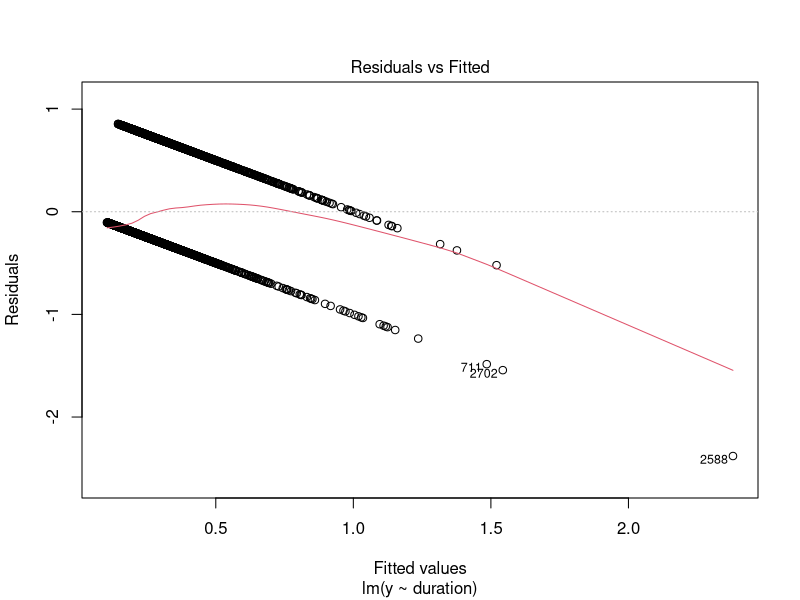
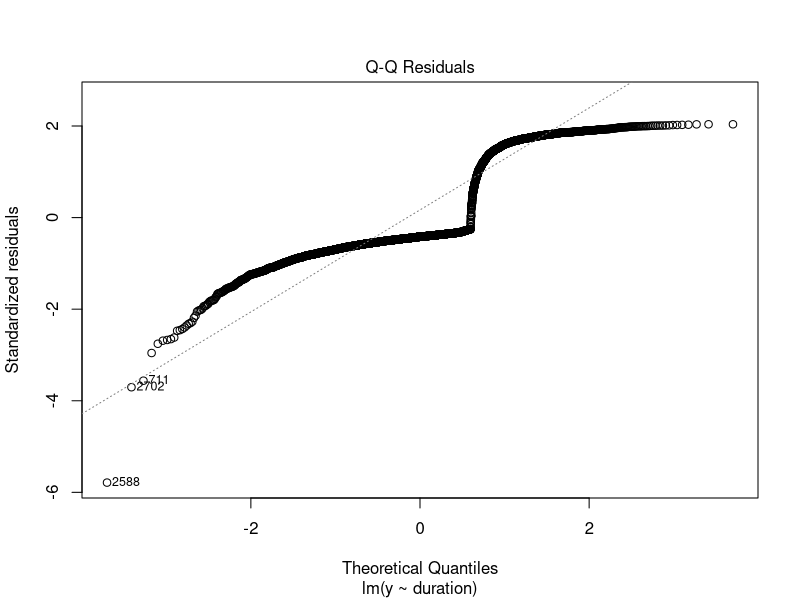
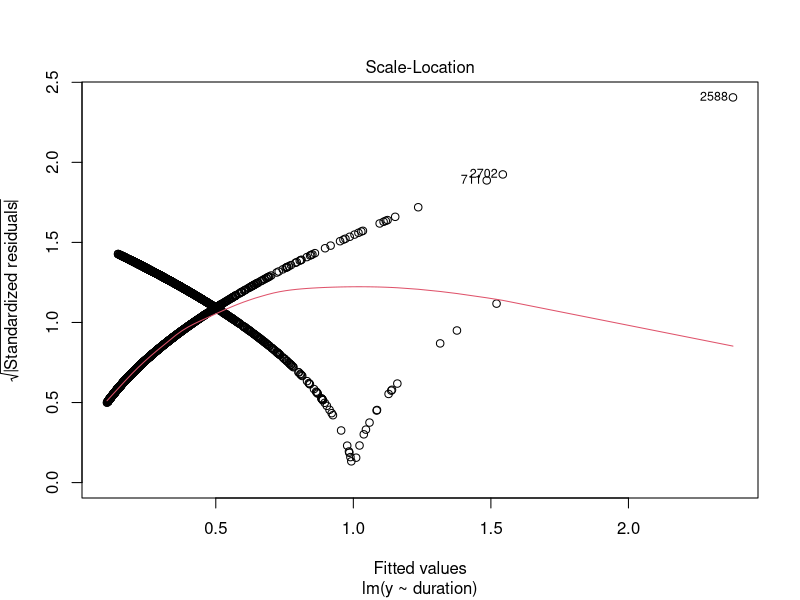
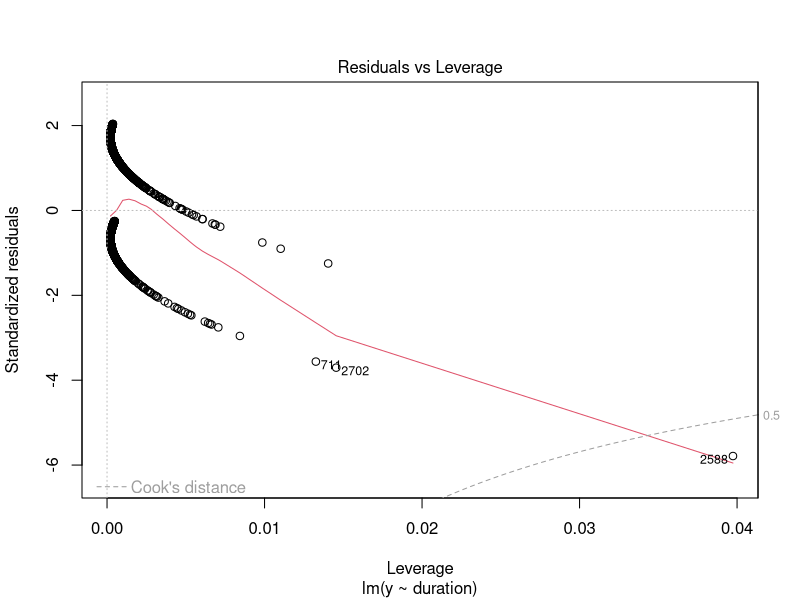

Here is the R script that generated these plots, in order:
## ---- chunk 1
knitr::opts_chunk$set(echo=FALSE)
## ---- chunk 2
library(tidyverse)
library(MASS)
data = read.csv("bank_additional_full.csv")
## ---- chunk 3
set.seed(123)
sample <- sample(c(TRUE, FALSE), nrow(data), replace = T, prob = c(0.8,0.2))
train <- data[sample, ]
test <- data[!sample, ]
plot(lm(y~duration, data=data))
## ---- chunk 4
model = glm(y~marital+default+housing+loan+poutcome, data=data)
print(summary(model))
